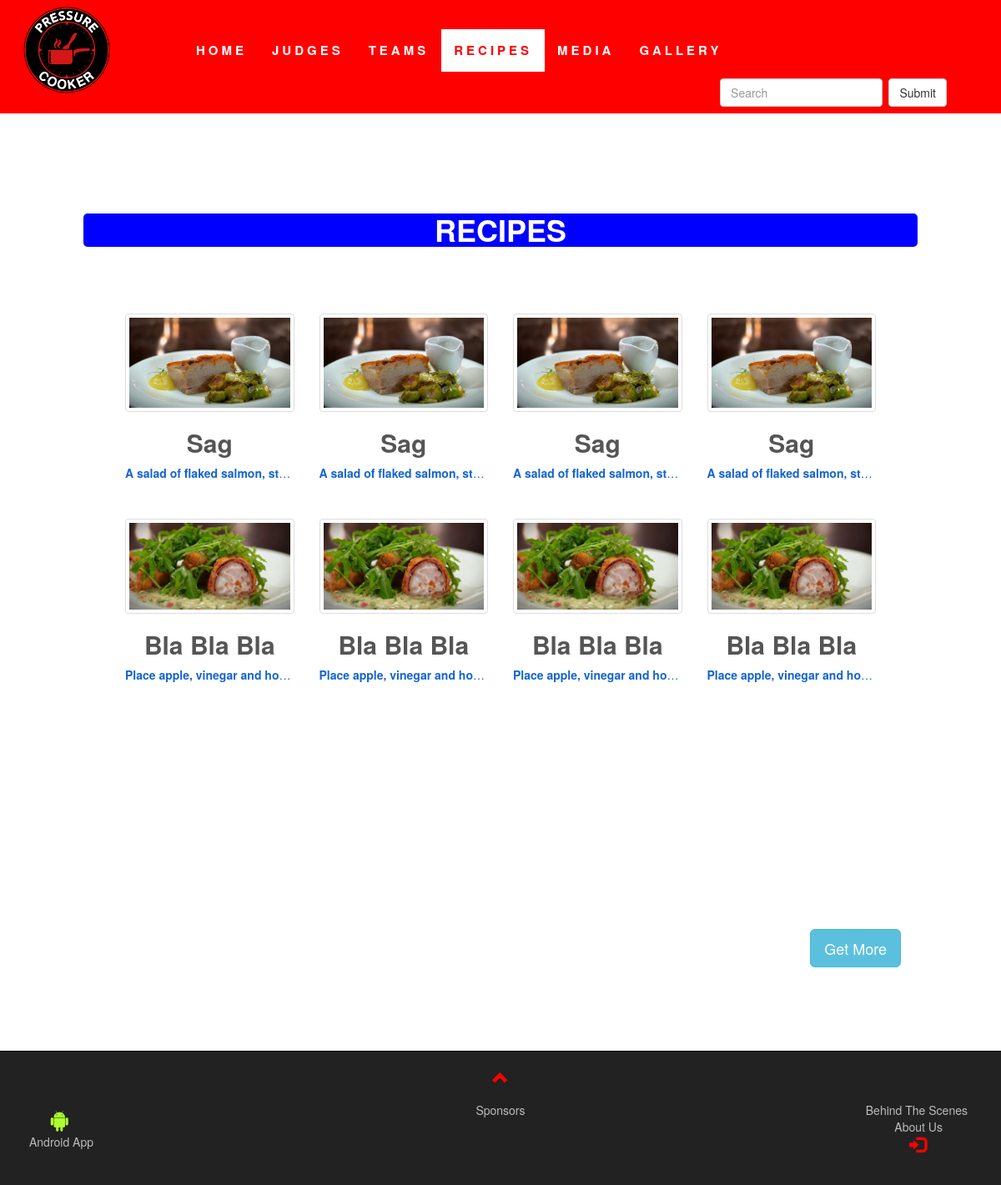
Screenshot of /recipesLink.php with the database file from the repository.
### tables this page shows
CREATE TABLE `recipes` (
  `id` int(10) NOT NULL,
  `name` text NOT NULL,
  `img` text NOT NULL,
  `msg` text NOT NULL,
  `date` timestamp NOT NULL DEFAULT CURRENT_TIMESTAMP ON UPDATE CURRENT_TIMESTAMP,
  `etc` text NOT NULL
);

### recipesLink.php (the view, shortened to what this page needs)
<?php
	require 'admin/config/db.php';
?>
<!DOCTYPE html>
<html>
<head>
	<link rel="stylesheet" href="https://maxcdn.bootstrapcdn.com/bootstrap/3.3.7/css/bootstrap.min.css">
	<link href="assets\style.css" rel="stylesheet">
	<link rel="stylesheet" href="https://use.fontawesome.com/releases/v5.2.0/css/all.css">
</head>
<body id="topOfPage">
	<div class="container-fluid">
		<?php
			include "include/other_pages_header.php";
		?>
		<div class="container-fluid myContainer bg-3 text-center goTopAnim" style="padding: 100px;">
			<h1 style="font-weight: bold; background: blue; color: white; border-radius: 5px;">RECIPES</h1><br>
				<div class="row" style="padding: 50px;">
				<?php
				$recipe_query = "SELECT * FROM recipes
									ORDER BY date DESC
									LIMIT 0,12";
				$connect_recipe_query = mysqli_query($conn, $recipe_query);
				$count_rows = mysqli_num_rows($connect_recipe_query);
				if($count_rows > 0){
					while($get_each_row = mysqli_fetch_array($connect_recipe_query)){
						$name_of_recipe = $get_each_row['name'];
						$img_of_recipe = $get_each_row['img'];
						$msg_of_recipe = $get_each_row['msg'];
				?>
				<div class="col-sm-6 col-md-4 col-lg-3">
					<div class="thumbnail">
						<img class="resizeWithThumbnail" src="admin\dynamicImages\recipes\<?php echo $img_of_recipe; ?>" alt="team image">
						<h2><strong><?php echo $name_of_recipe; ?></strong></h2>
						<p class="recipesMessageLimit" style="color: #1364D1;"><strong><?php echo $msg_of_recipe; ?></strong></p>
					</div>
				</div>
				<?php
					}
				}
				?>
				</div>
		</div>
		<div class="container-fluid myContainer bg-3 text-center goTopAnim" style="padding: 100px;">
			<button class="btn btn-info btn-lg" style="float: right; margin-right: 20px;">Get More</button><br>
		</div>
	</div>
	<?php
		include "include/footer.php";
	?>
</body>
</html>

### assets/style.css (style rules this page uses)
body { background: #fff; }
.thumbnail { padding: 0 0 15px 0; border: none; border-radius: 0; }
.thumbnail img { width: 100%; height: 100%; margin-bottom: 10px; }
.resizeWithThumbnail { height: -webkit-fill-available; max-height: 290px; max-width: 100%; object-fit: contain; object-position: center; display: inline-block; padding: 4px; line-height: 1.42857143; background-color: #fff; border: 1px solid #ddd; border-radius: 4px; transition: all .2s ease-in-out; }
p.recipesMessageLimit { white-space: nowrap; overflow: hidden; text-overflow: ellipsis; max-width: 370px; }
.bg-3 { background-color: #ffffff; color: #555555; }
.myContainer { padding-top: 70px; padding-bottom: 70px; }
@media screen and (min-width: 900px) { .container-fluid { padding: 0px; } }

### rows the page displays
recipes: img (picture), name "Sag", msg "A salad of flaked salmon, st…"
recipes: img (picture), name "Sag", msg "A salad of flaked salmon, st…"
recipes: img (picture), name "Sag", msg "A salad of flaked salmon, st…"
recipes: img (picture), name "Sag", msg "A salad of flaked salmon, st…"
recipes: img (picture), name "Bla Bla Bla", msg "Place apple, vinegar and ho…"
recipes: img (picture), name "Bla Bla Bla", msg "Place apple, vinegar and ho…"
recipes: img (picture), name "Bla Bla Bla", msg "Place apple, vinegar and ho…"
recipes: img (picture), name "Bla Bla Bla", msg "Place apple, vinegar and ho…"
